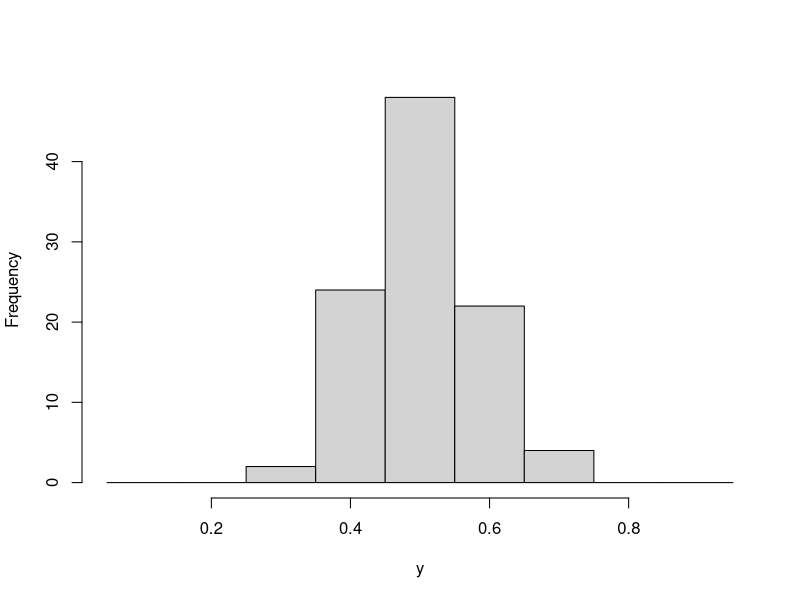
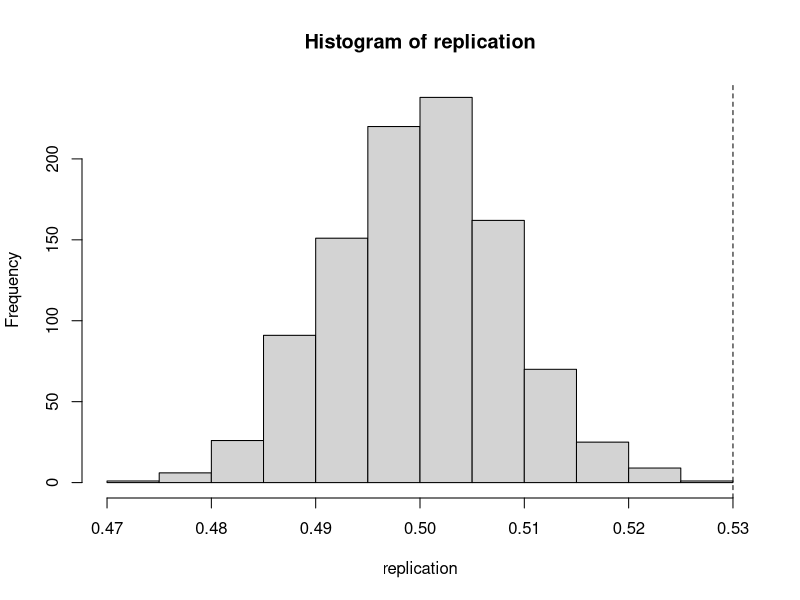
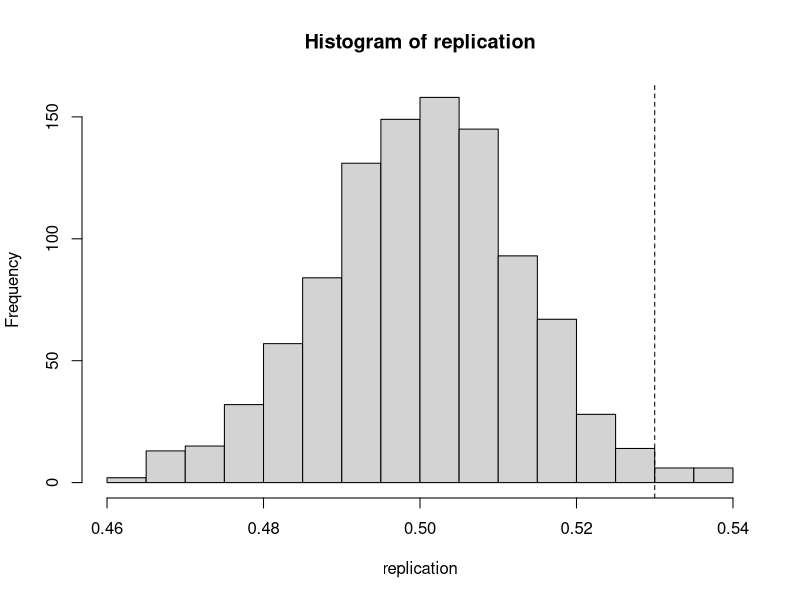
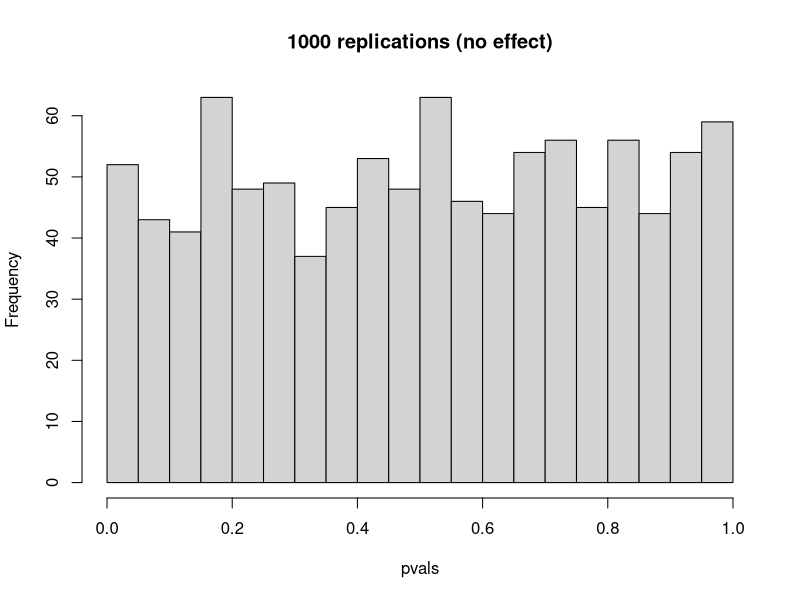
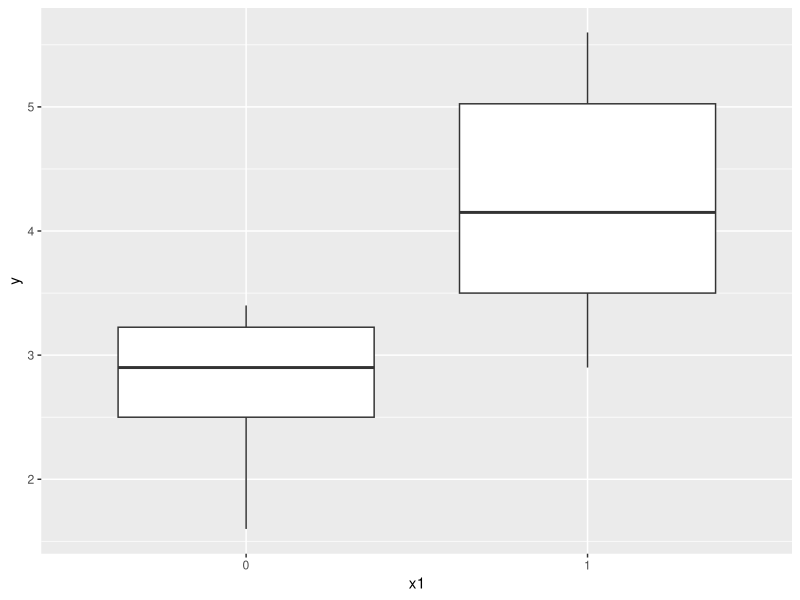
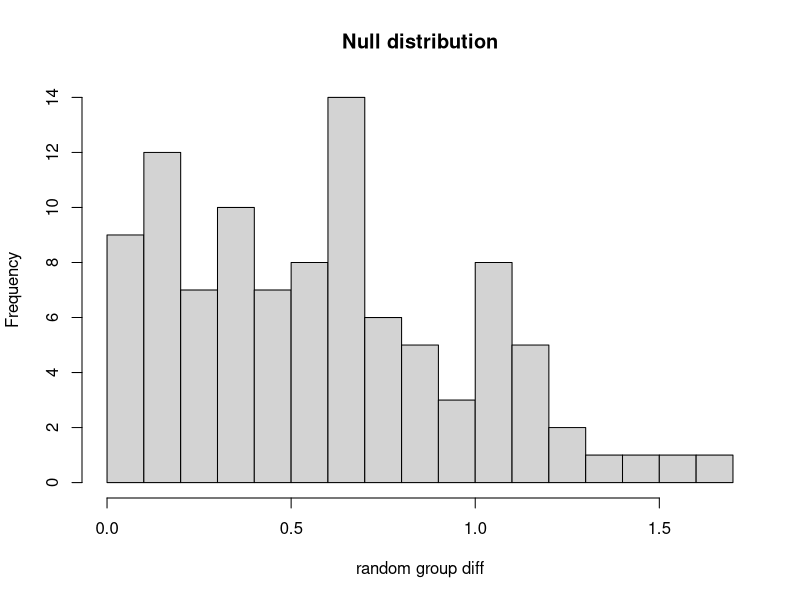
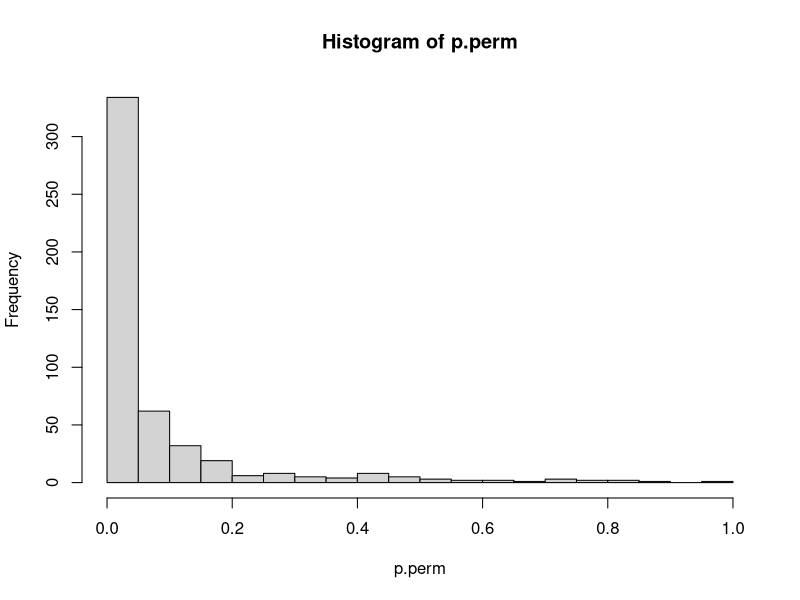

Reproduce these figures in R, in order.
## ---- chunk 1
knitr::opts_chunk$set(echo = FALSE)
library(ggplot2)
## ---- chunk 2
# setting the seed for the random number generator
# assures reproducibility
set.seed(42)  
## ---- chunk 3
# 36 trials with p = 0.5 chance of guessing correctly, n= 100 participants
bem <- function(n = 100, trials = 36){
  y <- replicate(n, rbinom(trials, 1, prob = 0.5))
  colMeans(y)
}
y <- bem(n = 100)
## ---- chunk 4
hist(y, main = "", breaks = seq(0.05, 1, by = 0.1))

## ---- chunk 5
y <- replicate(1000, bem(n = 100, trials = 36))
replication <- colMeans(y)

hist(replication)
abline(v = 0.53, lty = 2)
## ---- chunk 6
bem2 <- function(){
  y <- bem(n = 40, trials = 12)
  y <- c(y, bem(n = 60, trials = 18))
  return(y)
}

y <- replicate(1000, bem2())
replication <- colMeans(y)

hist(replication)
abline(v = 0.53, lty = 2)
cat("\n", sum(replication >.53), " out of 1000 replications with mean correct responses > .53")
## ---- chunk 7
pvals <- apply(y, 2, function(z) t.test(z-0.5)$p.val)

hist(pvals, breaks = 20, main = "1000 replications (no effect)")
## ---- chunk 8
set.seed(10)
B0 <- 3
B1 <- 1.5
epsilon <- function(){rnorm(12, mean = 0, sd = 1)}
x1 <- c(rep(0, 6), rep(1, 6))

y <- function(){B0 + B1*x1 + epsilon()}

## ---- chunk 9
data <- data.frame(y = round(y(), 1), x1 = factor(x1))

ggplot(data = data, aes(y = y, x = x1)) +
  geom_boxplot()

## ---- chunk 10
data
## ---- chunk 11
t.test(y ~ x1, data)
cat("\n\nDifference in group means = ", mean(data$y[7:12] - data$y[1:6]))

## ---- chunk 12
shuffle <- function(y){
  n <- length(y)
  ydot <- sample(y, n, replace = FALSE)
  y1 <- ydot[1:floor(n/2)]
  y2 <- ydot[(floor(n/2)+1):n]
  abs(mean(y1)-mean(y2))
}
set.seed(1)
permute <- replicate(100, shuffle(data$y), simplify = "array")
## ---- chunk 13
hist(permute, breaks = 20, xlab = "random group diff", main = "Null distribution")

## ---- chunk 14
p.val.perm <- function(){
  k <- y()         # run experiment again (random draws from generating model)
  obs.diff <- abs(mean(k[7:12]-k[1:6]))  # calculate observed difference of means
  perm <- replicate(100, shuffle(k))     # permute ("shuffle") 100 times and calculate observed differences
  mean(perm >= obs.diff)       # what proportion of permutations >= observed difference from experiment
}

p.perm <- replicate(500, p.val.perm())   # repeat experiment 500 times, storing p-value each time
mean(p.perm < .05)                       # true positive rate by permutation test
## ---- chunk 15

hist(p.perm, breaks = 20)
